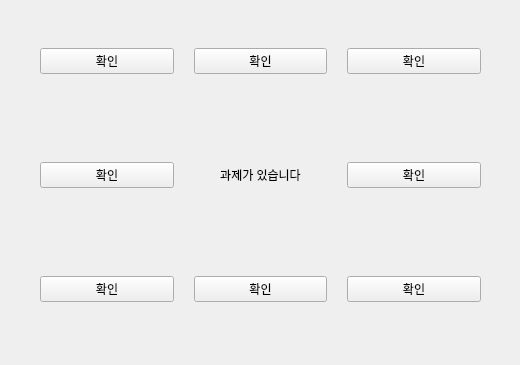
<?xml version="1.0" encoding="UTF-8"?>
<ui version="4.0">
 <class>Window</class>
 <widget class="QMainWindow" name="Window">
  <property name="geometry">
   <rect>
    <x>0</x>
    <y>0</y>
    <width>520</width>
    <height>365</height>
   </rect>
  </property>
  <property name="minimumSize">
   <size>
    <width>0</width>
    <height>0</height>
   </size>
  </property>
  <property name="maximumSize">
   <size>
    <width>550</width>
    <height>400</height>
   </size>
  </property>
  <property name="windowTitle">
   <string>과제가 남았습니다!</string>
  </property>
  <widget class="QWidget" name="centralwidget">
   <widget class="QWidget" name="gridLayoutWidget">
    <property name="geometry">
     <rect>
      <x>40</x>
      <y>10</y>
      <width>441</width>
      <height>331</height>
     </rect>
    </property>
    <layout class="QGridLayout" name="MainLayout">
     <property name="horizontalSpacing">
      <number>20</number>
     </property>
     <property name="verticalSpacing">
      <number>50</number>
     </property>
     <item row="1" column="1">
      <widget class="QLabel" name="Message">
       <property name="text">
        <string>과제가 있습니다</string>
       </property>
       <property name="alignment">
        <set>Qt::AlignCenter</set>
       </property>
      </widget>
     </item>
     <item row="1" column="0">
      <widget class="QPushButton" name="Close_1">
       <property name="autoFillBackground">
        <bool>false</bool>
       </property>
       <property name="text">
        <string>확인</string>
       </property>
       <property name="flat">
        <bool>false</bool>
       </property>
      </widget>
     </item>
     <item row="1" column="2">
      <widget class="QPushButton" name="Close_2">
       <property name="autoFillBackground">
        <bool>false</bool>
       </property>
       <property name="text">
        <string>확인</string>
       </property>
       <property name="flat">
        <bool>false</bool>
       </property>
      </widget>
     </item>
     <item row="0" column="1">
      <widget class="QPushButton" name="Close_3">
       <property name="autoFillBackground">
        <bool>false</bool>
       </property>
       <property name="text">
        <string>확인</string>
       </property>
       <property name="flat">
        <bool>false</bool>
       </property>
      </widget>
     </item>
     <item row="0" column="2">
      <widget class="QPushButton" name="Close_4">
       <property name="autoFillBackground">
        <bool>false</bool>
       </property>
       <property name="text">
        <string>확인</string>
       </property>
       <property name="flat">
        <bool>false</bool>
       </property>
      </widget>
     </item>
     <item row="2" column="1">
      <widget class="QPushButton" name="Close_5">
       <property name="autoFillBackground">
        <bool>false</bool>
       </property>
       <property name="text">
        <string>확인</string>
       </property>
       <property name="flat">
        <bool>false</bool>
       </property>
      </widget>
     </item>
     <item row="2" column="2">
      <widget class="QPushButton" name="Close_6">
       <property name="autoFillBackground">
        <bool>false</bool>
       </property>
       <property name="text">
        <string>확인</string>
       </property>
       <property name="flat">
        <bool>false</bool>
       </property>
      </widget>
     </item>
     <item row="2" column="0">
      <widget class="QPushButton" name="Close_7">
       <property name="autoFillBackground">
        <bool>false</bool>
       </property>
       <property name="text">
        <string>확인</string>
       </property>
       <property name="flat">
        <bool>false</bool>
       </property>
      </widget>
     </item>
     <item row="0" column="0">
      <widget class="QPushButton" name="Close_8">
       <property name="autoFillBackground">
        <bool>false</bool>
       </property>
       <property name="text">
        <string>확인</string>
       </property>
       <property name="flat">
        <bool>false</bool>
       </property>
      </widget>
     </item>
    </layout>
   </widget>
  </widget>
 </widget>
 <resources/>
 <connections/>
</ui>
